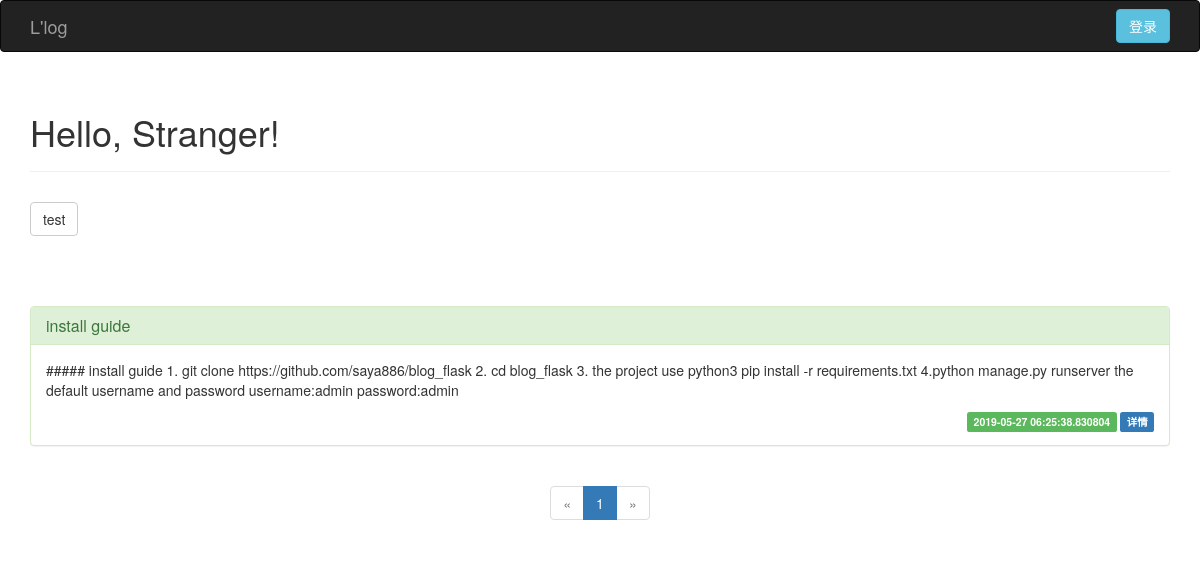
The page / on the database its author committed.
### app/models.py (models this page shows, shortened)
class Category(db.Model):
    __tablename__='category'
    id = db.Column(db.Integer, primary_key=True)
    cate = db.Column(db.Text)

class Post(db.Model):
    __tablename__ = 'post'
    id = db.Column(db.Integer, primary_key=True)
    name = db.Column(db.Text)
    desc = db.Column(db.Text)
    body = db.Column(db.Text)
    time_add = db.Column(db.DateTime, index=True, default=datetime.utcnow())
    cate_id = db.Column(db.Integer, db.ForeignKey('category.id'))

### app/main/views.py (the view)
@main.route('/', methods=['GET','POST'])
def index():
    page = request.args.get('page', 1, type=int)
    pagination = Post.query.paginate(
        page, per_page=8,
        error_out=False)
    posts = pagination.items
    cates = Category.query.all()
    category = None
    return render_template('index.html',cates=cates, posts=posts, category=category, pagination_index=pagination)

### app/templates/index.html (shortened to what this page needs)
{% extends "base.html" %}
{% import "bootstrap/wtf.html" as wtf %}
{% import "_macros.html" as macros %}
{% import "cate_macros.html" as cate_macros %}
{% block page_content %}
{% if session.user %}
<div class="page-header">
    <h1>Hello, Master!</h1>
</div>
{% else %}
<div class="page-header">
    <h1>Hello, Stranger!</h1>
</div>
{% endif %}
<p style="margin-bottom: 70px">
    {% for cate in cates %}
    <a  href="/cate/{{cate.id}}/"><button style="margin-top: 10px" type="button" class="btn btn-default {% if  category.id == cate.id %}active{% endif %}  ">{{ cate.cate }}</button></a>
    {% endfor %}
</p>
    {% for post in posts %}
<div class="panel panel-success">
    	<div class="panel-heading">
		<h3 class="panel-title">{{ post.name }}</h3>
	</div>
	<div class="panel-body">
            <p>{{ post.desc }}</p>
            <div class="post-footer">
				<span class="label label-success">{{ post.time_add }}</span>
                <a href="/detail/{{ post.id }}">
                    <span class="label label-primary">详情</span>
                </a>
            </div>
        </div>
	</div>
    {% endfor %}
{% if pagination_index %}
<div  style="text-align: center" class="pagination">
    {{ macros.pagination_widget(pagination_index, '.index') }}
</div>
{% endif %}
{% endblock %}

### app/templates/base.html (shortened to what this page needs)
{% extends "bootstrap/base.html" %}
{% block head %}
{{ super() }}
<link rel="stylesheet" type="text/css" href="{{ url_for('static', filename='styles.css') }}">
<link rel="stylesheet" href="{{ url_for('static', filename='css/editormd.preview.css') }}" />
{% endblock %}
{% block navbar %}
<nav class="navbar navbar-inverse" role="navigation">
	<div class="container">
	<div class="navbar-header">
		<a class="navbar-brand" href="/">L'log</a>
	</div>
	<form action="/search/" method="POST" class="navbar-form navbar-right" role="search">
        {% if session.user %}
        <a href="/logout/" class="btn btn-info" role="button">登出</a>
        <a href="/add/" class="btn btn-info" role="button">添加文档</a>
        <a href="/add_cate/" class="btn btn-info" role="button">添加分类</a>
        {% else %}
        <a href="/login/" class="btn btn-info" role="button">登录</a>
        {% endif %}
    </form>
	</div>
</nav>
{% endblock %}
{% block content %}
<div class="container">
    {% block page_content %}{% endblock %}
</div>
{% endblock %}

### app/templates/_macros.html
{% macro pagination_widget(pagination, endpoint, fragment='') %}
<ul class="pagination">
    <li{% if not pagination.has_prev %} class="disabled"{% endif %}>
        <a href="{% if pagination.has_prev %}{{ url_for(endpoint, page=pagination.prev_num, **kwargs) }}{{ fragment }}{% else %}#{% endif %}">
            &laquo;
        </a>
    </li>
    {% for p in pagination.iter_pages() %}
        {% if p %}
            {% if p == pagination.page %}
            <li class="active">
                <a href="{{ url_for(endpoint, page = p, **kwargs) }}{{ fragment }}">{{ p }}</a>
            </li>
            {% else %}
            <li>
                <a href="{{ url_for(endpoint, page = p, **kwargs) }}{{ fragment }}">{{ p }}</a>
            </li>
            {% endif %}
        {% else %}
        <li class="disabled"><a href="#">&hellip;</a></li>
        {% endif %}
    {% endfor %}
    <li{% if not pagination.has_next %} class="disabled"{% endif %}>
        <a href="{% if pagination.has_next %}{{ url_for(endpoint, page=pagination.next_num, **kwargs) }}{{ fragment }}{% else %}#{% endif %}">
            &raquo;
        </a>
    </li>
</ul>
{% endmacro %}

### app/static/styles.css (style rules this page uses)
div.post-footer { text-align: right; }
div.pagination { width: 100%; text-align: right; padding: 0px; margin: 0px; }

### app/templates/base.html (style rules this page uses)
body { margin-bottom: 150px }

### rows shown on the page
Category: cate "test"
Post: name "install guide", desc "##### install guide 1. git clone https://github.com/saya886/blog_flask 2. cd blog_flask 3. the project use python3 pip install -r requirements.txt 4.python manage.py runserver the default username and password username:admin password:admin", time_add "2019-05-27 06:25:38.830804"

### other values the page prints
{{ p }} "1"
